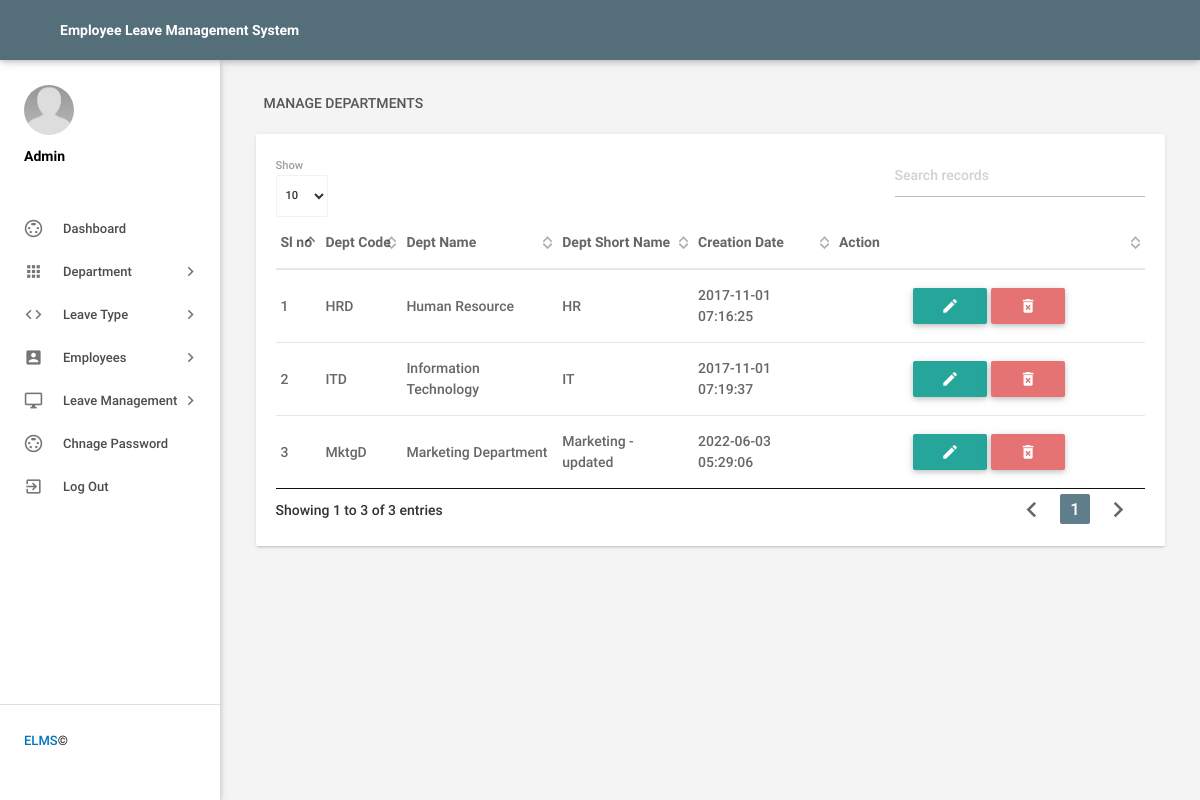
Screenshot of /admin/managedepartments.php (signed in) with the database file from the repository.
### tables this page shows
CREATE TABLE `tbldepartments` (
  `id` int(11) NOT NULL,
  `DepartmentName` varchar(150) DEFAULT NULL,
  `DepartmentShortName` varchar(100) NOT NULL,
  `DepartmentCode` varchar(50) DEFAULT NULL,
  `CreationDate` timestamp NULL DEFAULT current_timestamp()
);

### admin/managedepartments.php (the view, shortened to what this page needs)
<?php
include('includes/config.php');
if(strlen($_SESSION['alogin'])==0)
    {
header('location:index.php');
}
else{
    ?>
<!DOCTYPE html>
<html lang="en">
    <head>
        <link type="text/css" rel="stylesheet" href="../assets/plugins/materialize/css/materialize.min.css"/>
        <link type="text/css" rel="stylesheet" href="../assets/plugins/materialize/css/materialize.css"/>
        <link href="../assets/plugins/material-preloader/css/materialPreloader.min.css" rel="stylesheet">
        <link href="../assets/plugins/datatables/css/jquery.dataTables.min.css" rel="stylesheet">
        <link href="../assets/css/alpha.min.css" rel="stylesheet" type="text/css"/>
        <link href="../assets/css/custom.css" rel="stylesheet" type="text/css"/>
         <link href="../assets/css/style.css" rel="stylesheet" type="text/css"/>
    </head>
    <body>
       <?php include('includes/header.php');?>
       <?php include('includes/sidebar.php');?>
            <main class="mn-inner">
                <div class="row">
                    <div class="col s12">
                        <div class="page-title" class="blue-gray-text text-darken-2">Manage Departments</div>
                    </div>
                    <div class="col s12 m12 l12">
                        <div class="card">
                            <div class="card-content">
                                <table id="example" class="display responsive-table ">
                                    <thead>
                                        <tr>
                                            <th class="blue-gray-text text-darken-3">Sl no</th>
                                            <th class="blue-gray-text text-darken-3">Dept Code</th>
                                            <th class="blue-gray-text text-darken-3">Dept Name</th>
                                            <th class="blue-gray-text text-darken-3">Dept Short Name</th>
                                            <th class="blue-gray-text text-darken-3">Creation Date</th>
                                            <th class="blue-gray-text text-darken-3">Action</th>
                                        </tr>
                                    </thead>
                                    <tbody>
<?php $sql = "SELECT * from tbldepartments";
$query = $dbh -> prepare($sql);
$query->execute();
$results=$query->fetchAll(PDO::FETCH_OBJ);
$cnt=1;
if($query->rowCount() > 0)
{
foreach($results as $result)
{               ?>
                                        <tr>
                                            <td> <?php echo htmlentities($cnt);?></td>
                                            <td><?php echo htmlentities($result->DepartmentCode);?></td>
                                            <td><?php echo htmlentities($result->DepartmentName);?></td>
                                            <td><?php echo htmlentities($result->DepartmentShortName);?></td>
                                            <td><?php echo htmlentities($result->CreationDate);?></td>
                                            <td class="text-center"><a href="editdepartment.php?deptid=<?php echo htmlentities($result->id);?>" class="btn btn-sm waves-effect waves-light blue-gray lighten-2"><i class="material-icons">mode_edit</i></a>
                                            <a href="managedepartments.php?del=<?php echo htmlentities($result->id);?>" class="btn btn-sm waves-effect waves-light red lighten-2" onclick="return confirm('Do you want to delete');"> <i class="material-icons">delete_forever</i></a></td>
                                        </tr>
                                         <?php $cnt++;} }?>
                                    </tbody>
                                </table>
                            </div>
                        </div>
                    </div>
                </div>
            </main>
        </div>
        <div class="left-sidebar-hover"></div>
    </body>
</html>
<?php } ?>

### admin/includes/header.php (shortened to what this page needs)
<div class="mn-content fixed-sidebar">
    <header class="mn-header navbar-fixed">
        <nav class="navbar navbar-expand-lg navbar-light py-3 blue-grey darken-1" >
            <div class="nav-wrapper row">
                <b class="text-dark">Employee Leave Management System</b>
            </div>
        </nav>
    </header>

### admin/includes/sidebar.php (shortened to what this page needs)
   <aside id="slide-out" class="side-nav white fixed">
              <div class="side-nav-wrapper">
                  <div class="sidebar-profile">
                      <div class="sidebar-profile-image">
                          <img src="../assets/images/profile-image.jpg" class="circle" alt="">
                      </div>
                      <div class="sidebar-profile-info">
                              <p>Admin</p>
                      </div>
                  </div>
                  <?php
                  $page = explode("?",array_reverse(explode("/",$_SERVER['PHP_SELF']))[0])[0];
                  ?>
              <ul class="sidebar-menu collapsible collapsible-accordion" data-collapsible="accordion">
                  <li class="no-padding <?= $page == 'dashboard.php' ? 'active' : '' ?>"><a class="waves-effect waves-grey" href="dashboard.php"><i class="material-icons">settings_input_svideo</i>Dashboard</a></li>
                  <li class="no-padding <?= in_array($page,['adddepartment.php', 'managedepartments.php']) ? 'active' : '' ?>">
                      <a class="collapsible-header waves-effect waves-grey"><i class="material-icons">apps</i>Department<i class="nav-drop-icon material-icons">keyboard_arrow_right</i></a>
                  </li>
                  <li class="no-padding <?= in_array($page,['addleavetype.php', 'manageleavetype.php']) ? 'active' : '' ?>">
                      <a class="collapsible-header waves-effect waves-grey"><i class="material-icons">code</i>Leave Type<i class="nav-drop-icon material-icons">keyboard_arrow_right</i></a>
                  </li>
                  <li class="no-padding">
                      <a class="collapsible-header waves-effect waves-grey"><i class="material-icons">account_box</i>Employees<i class="nav-drop-icon material-icons">keyboard_arrow_right</i></a>
                  </li>
 <li class="no-padding">
                      <a class="collapsible-header waves-effect waves-grey"><i class="material-icons">desktop_windows</i>Leave Management<i class="nav-drop-icon material-icons">keyboard_arrow_right</i></a>
                  </li>
<li class="no-padding"><a class="waves-effect waves-grey" href="changepassword.php"><i class="material-icons">settings_input_svideo</i>Chnage Password</a></li>
                      <li class="no-padding">
                              <a class="waves-effect waves-grey" href="logout.php"><i class="material-icons">exit_to_app</i>Log Out</a>
                          </li>
              </ul>
                 <div class="footer">
                  <p class="copyright"><a target="__blank" href="https://sourcecodester.com">ELMS </a>©</p>
              </div>
              </div>
          </aside>

### assets/css/style.css (style rules this page uses)
.side-nav.fixed { background: rgb(255 255 255)!important; }
.text-center { align-items: center !important; text-align: center !important; }

### rows the page displays
tbldepartments: DepartmentCode "HRD", DepartmentName "Human Resource", DepartmentShortName "HR", CreationDate "2017-11-01 07:16:25"
tbldepartments: DepartmentCode "ITD", DepartmentName "Information Technology", DepartmentShortName "IT", CreationDate "2017-11-01 07:19:37"
tbldepartments: DepartmentCode "MktgD", DepartmentName "Marketing Department", DepartmentShortName "Marketing - updated", CreationDate "2022-06-03 05:29:06"
